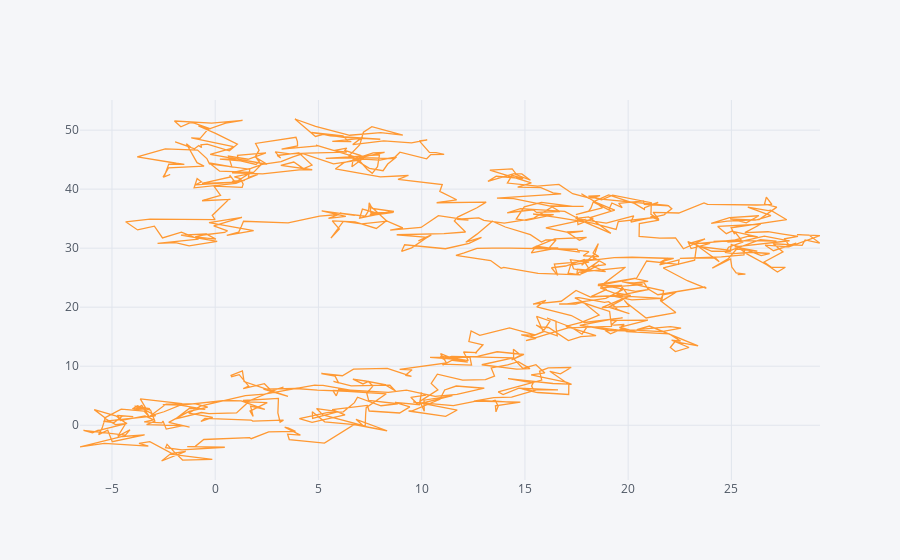

The notebook cell saved with this chart:
### Code cell
df.iplot(x='A', y='B', filename='x-A y-B')

### Figure 1 — Plotly figure (JSON) as saved in the notebook; plotly's stock layout.template omitted (floating-point values rounded to 4 significant figures; data arrays with more than 128 entries replaced by an {"elided": "..."} marker saying what was removed)
{"data": [{"line": {"color": "rgba(255, 153, 51, 1.0)", "dash": "solid", "shape": "linear", "width": 1.3}, "mode": "lines", "name": "B", "text": "", "type": "scatter", "uid": "ad4b4db5-3628-4bf0-89dd-d88e8c47b009", "x": {"elided": "1000 float values"}, "y": {"elided": "1000 float values"}}], "layout": {"legend": {"bgcolor": "#F5F6F9", "font": {"color": "#4D5663"}}, "paper_bgcolor": "#F5F6F9", "plot_bgcolor": "#F5F6F9", "title": {"font": {"color": "#4D5663"}}, "xaxis": {"gridcolor": "#E1E5ED", "showgrid": true, "tickfont": {"color": "#4D5663"}, "title": {"font": {"color": "#4D5663"}, "text": ""}, "zerolinecolor": "#E1E5ED"}, "yaxis": {"gridcolor": "#E1E5ED", "showgrid": true, "tickfont": {"color": "#4D5663"}, "title": {"font": {"color": "#4D5663"}, "text": ""}, "zerolinecolor": "#E1E5ED"}}}
